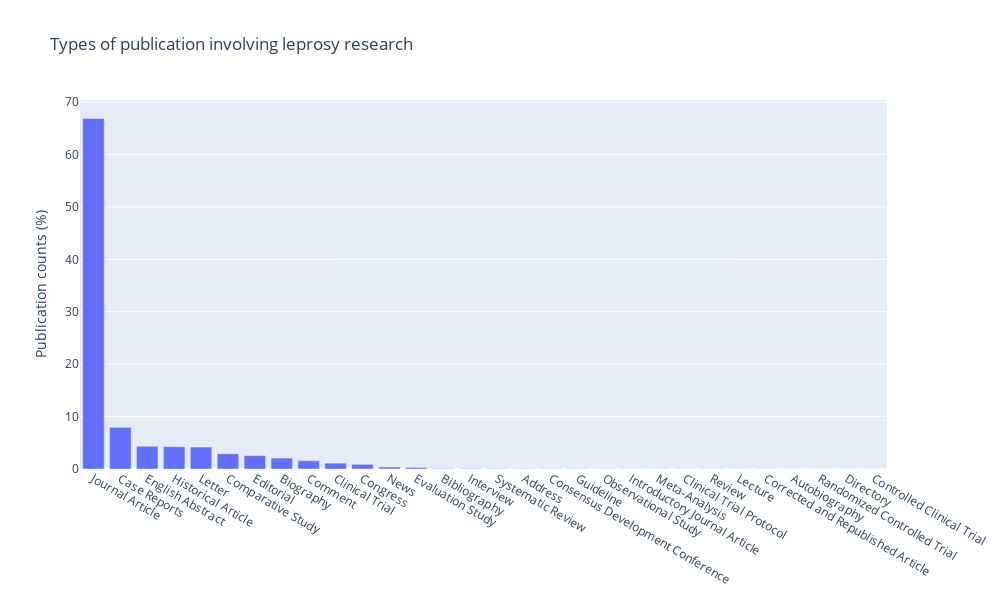

Notebook code cell kept with this figure:
### Code cell
# publication types 
fig=px.bar(y=pub_counts,x=pub_counts.index,title='Types of publication involving leprosy research')
fig.update_layout(autosize=False,
                  height=600,
                  width=1000,
                  xaxis_title=None,
                  yaxis_title="Publication counts (%)")
fig.show()

### Figure 1 — Plotly figure (JSON) as saved in the notebook; plotly's stock layout.template omitted (floating-point values rounded to 4 significant figures)
{"data": [{"alignmentgroup": "True", "hovertemplate": "x=%{x}<br>y=%{y}<extra></extra>", "legendgroup": "", "marker": {"color": "#636efa", "pattern": {"shape": ""}}, "name": "", "offsetgroup": "", "orientation": "v", "showlegend": false, "textposition": "auto", "type": "bar", "x": ["Journal Article", "Case Reports", "English Abstract", "Historical Article", "Letter", "Comparative Study", "Editorial", "Biography", "Comment", "Clinical Trial", "Congress", "News", "Evaluation Study", "Bibliography", "Interview", "Systematic Review", "Address", "Consensus Development Conference", "Guideline", "Observational Study", "Introductory Journal Article", "Meta-Analysis", "Clinical Trial Protocol", "Review", "Lecture", "Corrected and Republished Article", "Autobiography", "Randomized Controlled Trial", "Directory", "Controlled Clinical Trial"], "xaxis": "x", "y": [66.87, 7.941, 4.34, 4.26, 4.19, 2.91, 2.55, 2.08, 1.58, 1.12, 0.8901, 0.37, 0.29, 0.08001, 0.08001, 0.06001, 0.06001, 0.05001, 0.04, 0.04, 0.03, 0.03, 0.03, 0.03, 0.02, 0.02, 0.01, 0.01, 0.01, 0.01], "yaxis": "y"}], "layout": {"autosize": false, "barmode": "relative", "height": 600, "legend": {"tracegroupgap": 0}, "title": {"text": "Types of publication involving leprosy research"}, "width": 1000, "xaxis": {"anchor": "y", "domain": [0, 1], "title": {}}, "yaxis": {"anchor": "x", "domain": [0, 1], "title": {"text": "Publication counts (%)"}}}}
